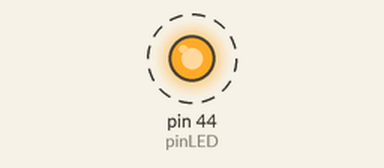
Recording of a sketch running on a simulated Arduino Mega 2560, built with avr-gcc and run on an emulated ATmega2560. Parts: output pins drawn as LEDs (lit = HIGH). Dashed ring = blinking.

Above: at 0.5 s.
Timing chart, 0 to 4.6 s (numbered marks = the images above):
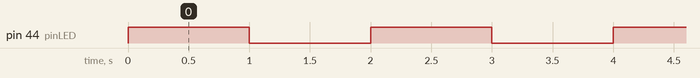

The sketch:

CH_76_01.ino
```cpp
int pinLED = 44;       // PA0
boolean LEDstate = false;   // LED 상태

void setup() {
  pinMode(pinLED, OUTPUT);
}

void loop() {
  LEDstate = !LEDstate;     // LED 상태 반전
  digitalWrite(pinLED, LEDstate);

  delay(1000);
}
```

Measured:
- by itself, pin 44 (pinLED): alternates HIGH for 1.0 s and LOW for 1.0 s
